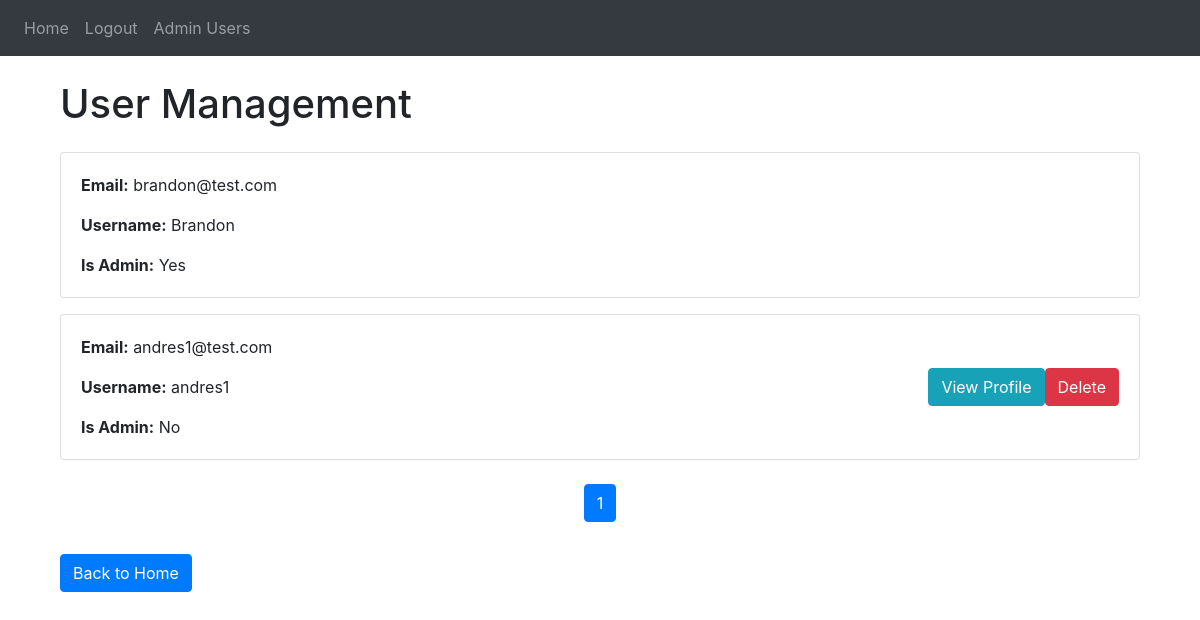
The app's page /admin/users (signed in), older data.
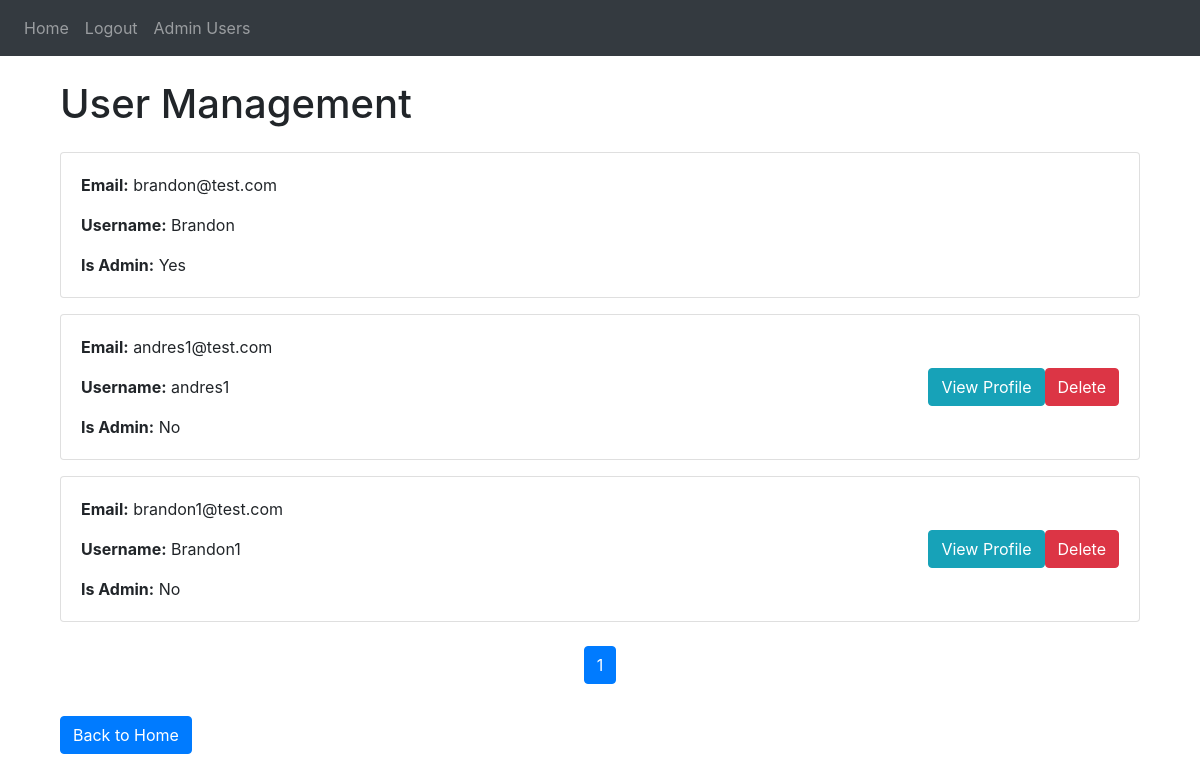
The same page, newer data.
### website/models.py (models this page shows)
class User(db.Model, UserMixin):
    id = db.Column(db.Integer, primary_key=True)
    email = db.Column(db.String(150), unique=True)
    password = db.Column(db.String(150))
    first_name = db.Column(db.String(150))
    is_admin = db.Column(db.Boolean, default=False)
    notes = db.relationship('Note')

### website/views.py (the view)
@views.route('/admin/users', methods=['GET'])
@login_required
def admin_users(): # Ruta para mostrar usuarios (solo para administradores)
    if current_user.is_admin:  # Verifica si el usuario es administrador
        page = request.args.get('page', 1, type=int)
        per_page = 5
        users = User.query.paginate(page=page, per_page=per_page)  # Obtiene todos los usuarios
        return render_template("admin_users.html", users=users, current_user=current_user, user=current_user)  # Renderiza una plantilla para mostrar usuarios
    else:
        flash('Access denied. Only administrators can view users.', category='error')
        return redirect(url_for('views.home'))

### website/__init__.py (called while the page is built)
def create_app():
    app = Flask(__name__)
    app.config['SECRET_KEY'] = 's3-cr3t-ll4ve¿'
    app.config['SQLALCHEMY_DATABASE_URI'] = f'sqlite:///{DB_NAME}'
    db.init_app(app)
    from .views import views
    from .auth import auth
    app.register_blueprint(views, url_prefix='/')
    app.register_blueprint(auth, url_prefix='/')
    from .models import User, Note
    with app.app_context():
        db.create_all()
    login_manager = LoginManager()
    login_manager.login_view = 'auth.login'
    login_manager.init_app(app)
    @login_manager.user_loader
    def load_user(id):
        return User.query.get(int(id))
    return app

### website/templates/admin_users.html (shortened to what this page needs)
{% extends "base.html" %} {% block content %}
<!DOCTYPE html>
<html>
  <head>
    <link
      rel="stylesheet"
      href="https://stackpath.bootstrapcdn.com/bootstrap/4.4.1/css/bootstrap.min.css"
    />
  </head>
  <body>
    <div class="container">
      <h1 class="my-4">User Management</h1>
      {% for user in users.items %}
      <div class="card my-3">
        <div class="card-body">
          <div class="user-info">
            <p class="card-text"><strong>Email:</strong> {{ user.email }}</p>
            <p class="card-text">
              <strong>Username:</strong> {{ user.first_name }}
            </p>
            <p class="card-text">
              <strong>Is Admin:</strong> {% if user.is_admin %} Yes {% else %}
              No {% endif %}
            </p>
          </div>
          {% if current_user.is_admin and current_user.id != user.id %}
          <div class="delete-btn">
            <a
              href="{{ url_for('views.user_profile', user_id=user.id) }}"
              class="btn btn-info"
              >View Profile</a
            >
            <form
              action="{{ url_for('views.admin_delete_user', user_id=user.id) }}"
              method="post"
              onsubmit="return confirm('Are you sure you want to delete this user?')"
            >
              <button type="submit" class="btn btn-danger">Delete</button>
            </form>
          </div>
          {% endif %}
        </div>
      </div>
      {% endfor %}
      <div class="d-flex justify-content-center mt-4">
        <nav aria-label="User pagination">
          <ul class="pagination">
             {% for page_num in users.iter_pages() %}
            <li
              class="page-item {% if users.page == page_num %}active{% endif %}"
            >
              <a
                class="page-link"
                href="{{ url_for('views.admin_users', page=page_num) }}"
                >{{ page_num }}</a
              >
            </li>
            {% endfor %}
          </ul>
        </nav>
      </div>
      <a href="{{ url_for('views.home') }}" class="btn btn-primary mt-3"
        >Back to Home</a
      >
    </div>
    {% endblock %}

### website/templates/base.html (shortened to what this page needs)
<!DOCTYPE html>
<html>
  <head>
    <link
      rel="stylesheet"
      href="https://stackpath.bootstrapcdn.com/bootstrap/4.4.1/css/bootstrap.min.css"
    />
    <link
      rel="stylesheet"
      href="https://stackpath.bootstrapcdn.com/font-awesome/4.7.0/css/font-awesome.min.css"
    />
  </head>
  <body>
    <nav class="navbar navbar-expand-lg navbar-dark bg-dark">
      <div class="collapse navbar-collapse" id="navbar">
        <div class="navbar-nav">
          {% if user.is_authenticated %}
          <a class="nav-item nav-link" id="home" href="/">Home</a>
          <a class="nav-item nav-link" id="logout" href="/logout">Logout</a>
          {% else %}
          <a class="nav-item nav-link" id="login" href="/login">Login</a>
          <a class="nav-item nav-link" id="signUp" href="/sign-up">Sign Up</a>
          {% endif %} {% if user.is_authenticated and user.is_admin %}
          <a class="nav-item nav-link" id="adminUsers" href="/admin/users"
            >Admin Users</a
          >
          {% endif %}
        </div>
      </div>
    </nav>
    <div class="container">{% block content %} {% endblock %}</div>
  </body>
</html>

### website/templates/admin_users.html (style rules this page uses)
.card-body { display: flex; justify-content: space-between; }
.user-info { flex: 0 0 70%; }
.delete-btn { flex: 0 0 20%; display: flex; align-items: center; justify-content: flex-end; }

Row changes from the older to the newer data that the page shows:
added User: email "brandon1@test.com", first_name "Brandon1", is_admin "No"
